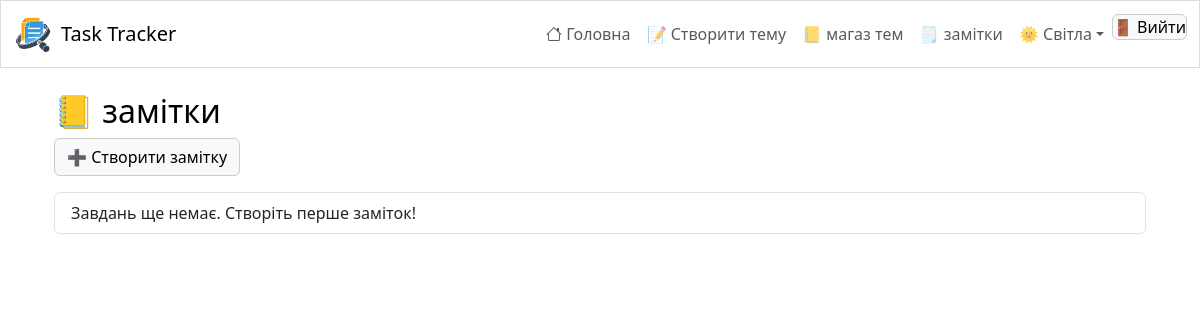
/notes/ (signed in), run on an earlier commit of the app's database.
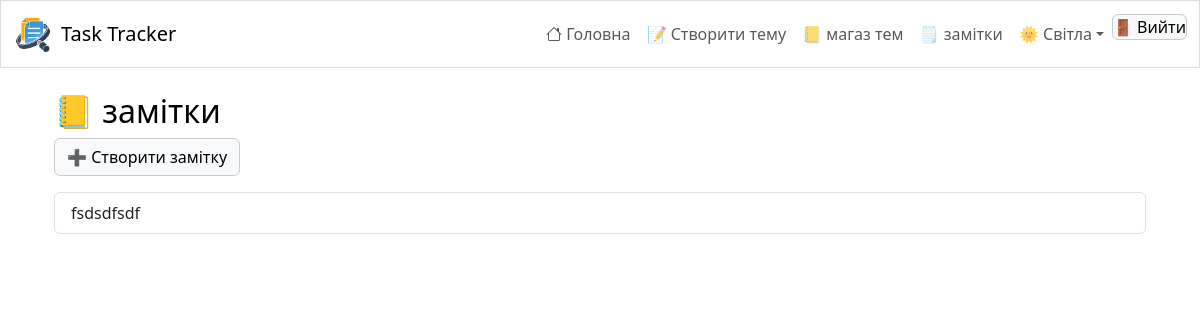
And on a later commit of the database.
### tasks/models.py (models this page shows, shortened)
class Note(models.Model):
    title = models.CharField(max_length=255)
    content = models.TextField(blank=True)
    image = models.ImageField(upload_to='notes/images/', blank=True, null=True)
    creator = models.ForeignKey(User, on_delete=models.CASCADE)
    created_at = models.DateTimeField(auto_now_add=True)

### tasks/views.py (the view)
# urls.py: path('notes/', NoteListView.as_view(), name='note-list'),
class NoteListView(LoginRequiredMixin, ListView):
    model = Note
    template_name = 'tasks/note_list.html'
    context_object_name = 'notes'
    def get_queryset(self):
        return Note.objects.filter(creator=self.request.user)

### templates/tasks/note_list.html (shortened to what this page needs)
{% extends "base.html" %}
{% block content %}
<div class="container mt-3">
    <h2>📒 замітки</h2>
    <div class="mb-3 d-flex gap-2">
        <a href="{% url 'tasks:note-create' %}" class="btn btn-primary">➕ Створити замітку</a>
    </div>
    <ul class="list-group">
        {% for note in notes %}
            <li class="list-group-item d-flex justify-content-between align-items-center">
                <div>
                    <p class="mb-0">{{ note.content|truncatewords:15 }}</p>
                </div>
            </li>
        {% empty %}
            <li class="list-group-item">Завдань ще немає. Створіть перше заміток!</li>
        {% endfor %}
    </ul>
</div>
{% endblock %}

What changed in the data, as far as the page shows it:
added Note: content "fsdsdfsdf"
Also different on the page:
text no longer shown: "Завдань ще немає. Створіть перше заміток!"
